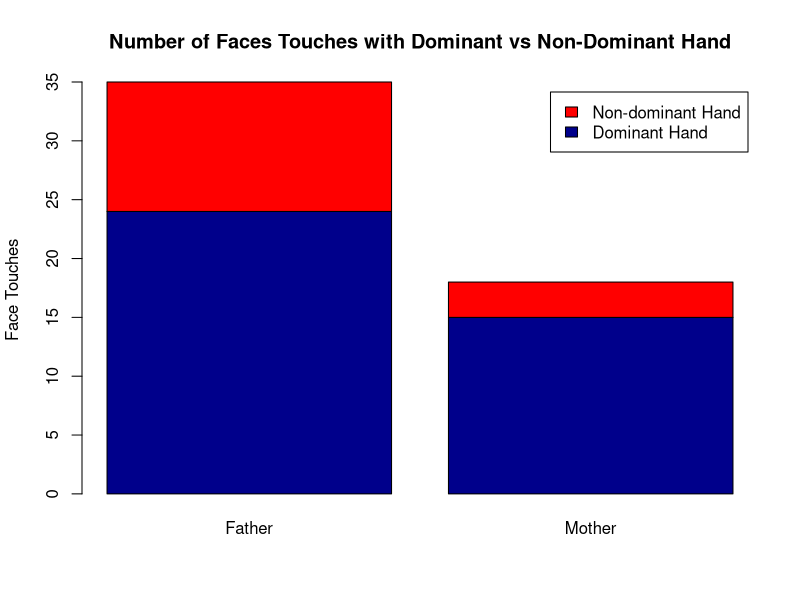
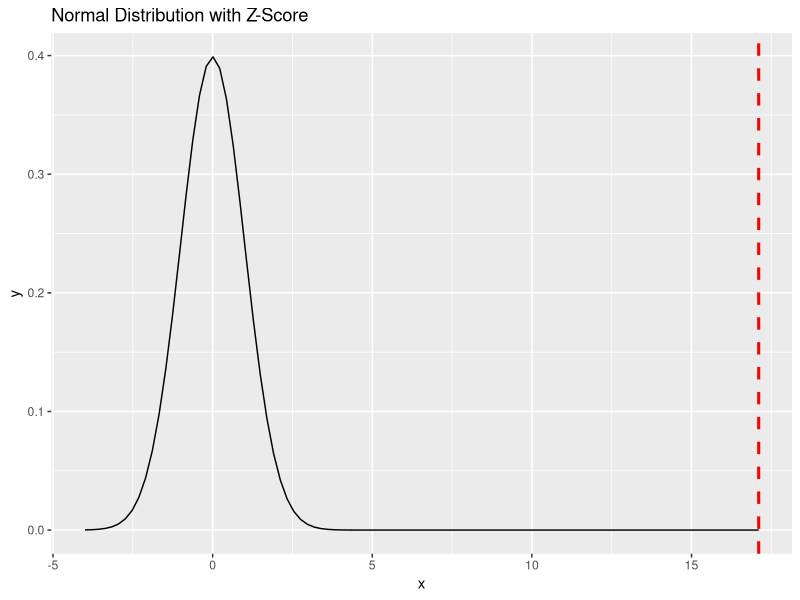

These charts were generated, in order, by the following R code:
## ---- chunk 1
knitr::opts_chunk$set(echo = TRUE)
library(tidyverse)
library(lubridate)
library(kableExtra)
## ---- chunk 2
total_touches = read_csv("totaltouches.csv")
dominanttouches = read_csv("dominanttouches.csv",)
## ---- chunk 3
mtotal <- as.matrix(total_touches)
dom <- as.matrix(dominanttouches)
dom <- dom[,c(2,3,4,5,6,7,8,9,10,11)]
mtotal <- mtotal[,c(2,3,4,5,6,7,8,9,10,11)]


numeric_dom = matrix(as.numeric(unlist(dom)),nrow=nrow(dom))
colnames(numeric_dom) <- colnames(dom)
rownames(numeric_dom) <- c("Dominant Hand Father", "Dominant Hand Mother")

numeric_total = matrix(as.numeric(unlist(mtotal)),nrow=nrow(mtotal)) 
colnames(numeric_total) <- colnames(mtotal)
rownames(numeric_total) <- c("Total Father", "Total Mother")


sum_total = rowSums(numeric_total)
sum_dom = rowSums(numeric_dom)
sum_nondom = sum_total - sum_dom

nondominant = sum_total - sum_dom
unf_table = t(cbind(nondominant, sum_dom))


total_domtable = t(cbind(sum_total, sum_dom))
colnames(total_domtable) <- c("Father" , "Mother")
rownames(total_domtable) <- c("Total Touches", "Dominant Hand")

colnames(unf_table) <- c("Father" , "Mother")
rownames(unf_table) <- c("Non-dominant Hand", "Dominant Hand")

numeric_nondom = t(cbind(sum_dom, sum_nondom))
colnames(numeric_nondom) = c("Father", "Mother")
rownames(numeric_nondom) = c("Dominant Hand", "Non-dominant Hand")
kable(numeric_total) %>%
  kable_styling(full_width = FALSE,position = "left", bootstrap_options = c("striped", "hover", "condensed"))
kable(numeric_dom) %>%
  kable_styling(full_width = FALSE, position = 'left', bootstrap_options = c("striped", "hover", 'condensed'))

## ---- chunk 4
kable(unf_table) %>%
  kable_styling(full_width = FALSE, position = "left")
#kable(total_domtable) %>%
#  kable_styling(full_widt = FALSE, position = "left")
## ---- chunk 5
finished_table = t(t(rowSums(unf_table)))
colnames(finished_table) <- c("Father and Mother")
kable(finished_table) %>%
  kable_styling(position = "left", bootstrap_options = c("striped", "hover"), full_width = FALSE)
## ---- chunk 6
barplot(numeric_nondom, main = "Number of Faces Touches with Dominant vs Non-Dominant Hand", col=c("darkblue" , "red"),
legend = rownames(numeric_nondom),ylab = "Face Touches", beside = FALSE)
## ---- chunk 7
total = finished_table[1,]
dominant = finished_table[2,]
phat = dominant/total
round(phat, 3)
## ---- chunk 8
se = sqrt(0.5 * (1 - 0.5) / total)
zscore = (phat - 0.5)/se
zvalue = round(zscore, 2)
zvalue
## ---- chunk 9
ggplot(data.frame(x = c(-4, 4)), aes(x = x)) +
stat_function(fun = dnorm) + 
  stat_function(fun = dnorm, 
                xlim = c(zscore, 4),
                geom = "area", fill = 'red')  + 
  geom_vline(xintercept = zscore, color = 'red', linetype = "dashed", size = 1.05) +
  ggtitle("Normal Distribution with Z-Score")
## ---- chunk 10
pvalue = 2 * pnorm(zscore, lower.tail = FALSE)
rcodep = round(pvalue, 5)
round(pvalue, 5)
